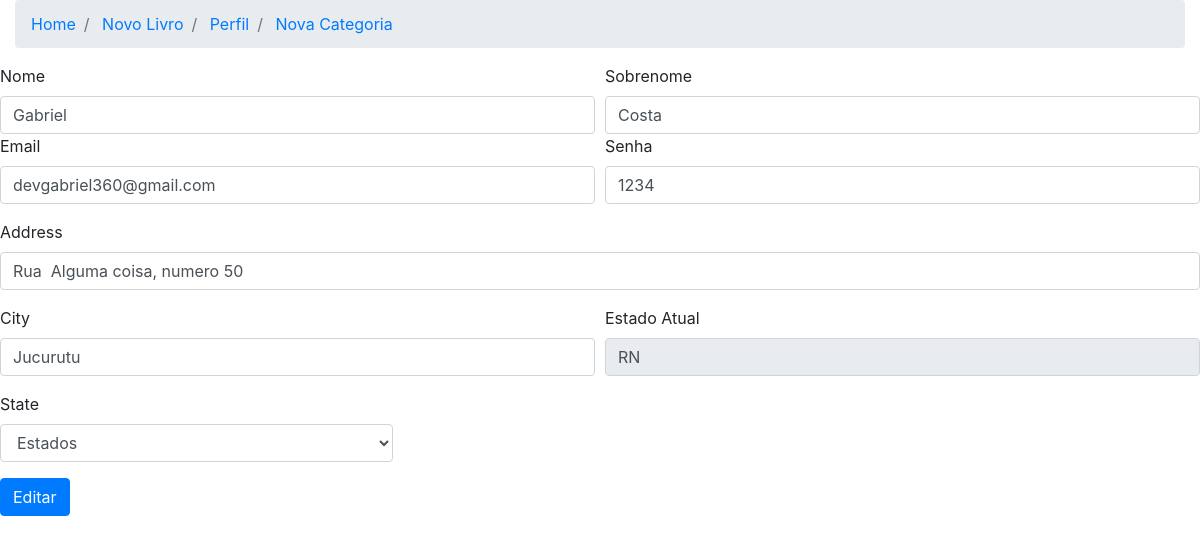
Screenshot of /livros/editarperfil/6 with the database file from the repository.
### livros/models.py (models this page shows, shortened)
class tb_user(models.Model):
	name=models.CharField(max_length=30)
	lastname=models.CharField(max_length=30)
	email=models.EmailField(max_length=30)
	password=models.CharField(max_length=30)
	address=models.TextField(max_length=30)
	city=models.CharField(max_length=30)
	state=models.CharField(max_length=30)
	fk=models.ManyToManyField("tb_book")

### livros/views.py (the view)
# urls.py: path('editarperfil/<int:id>',views.vieweditarperfil,name="editarperfil"),
def vieweditarperfil(request,id):
	perfil=tb_user.objects.get(pk=id)
	return render(request,'editarperfil.html',{'perfil':perfil})

### livros/templates/editarperfil.html (shortened to what this page needs)
<!DOCTYPE html>
<html>
<head>
	<link rel="stylesheet" href="https://cdn.jsdelivr.net/npm/bootstrap@4.3.1/dist/css/bootstrap.min.css">
</head>
<body>
<div class="container-fluid">
  <div class="row">
    <div class="col-md-12">
      <nav>
        <ol class="breadcrumb">
          <li class="breadcrumb-item">
            <a href="{%url 'livros:biblioteca'%}">Home</a>
          </li>
          <li class="breadcrumb-item">
            <a href="{% url 'livros:nvlivro' %}">Novo Livro</a>
          </li>
          <li class="breadcrumb-item active">
            <a href="{% url 'livros:perfil' %}">Perfil</a>
          </li>
          <li class="breadcrumb-item active">
            <a href="{% url 'livros:nvcategoria' %}">Nova Categoria</a>
          </li>
        </ol>
      </nav>
    </div>
  </div>
</div>
  <form method="POST" action="{% url 'livros:ediuser' perfil.id %}">
    <div class="form-row">
      <div class="col">
          <label for="inputName">Nome</label>
        <input type="text" class="form-control" placeholder="Nome" name="nome" value="{{perfil.name}}">
      </div>
      <div class="col">
          <label for="inputName">Sobrenome</label>
        <input type="text" class="form-control" value="{{perfil.lastname}}" placeholder="Sobrenome" name="sobrenome" >
      </div>
    </div>
  <div class="form-row">
    <div class="form-group col-md-6">
      <label for="inputEmail4">Email</label>
      <input type="email" class="form-control" id="inputEmail4" placeholder="Email" name="email" value="{{perfil.email}}">
    </div>
    <div class="form-group col-md-6">
      <label for="inputPassword4">Senha</label>
      <input type="text" class="form-control" id="inputPassword4" placeholder="Password" name="senha" value="{{perfil.password}}">
    </div>
  </div>
  <div class="form-group">
    <label for="inputAddress">Address</label>
    <input type="text" class="form-control" id="inputAddress" placeholder="1234 Main St" value="{{perfil.address}}" name="endereco">
  </div>
  <div class="form-row">
    <div class="form-group col-md-6">
      <label for="inputCity">City</label>
      <input type="text" class="form-control" id="inputCity" placeholder="Parnamirim" name="cidade" value="{{perfil.city}}">
    </div>
    <div class="form-group col-md-6">
      <label for="inputCity">Estado Atual</label>
      <input type="text" class="form-control" placeholder="Estado Atual" disabled value="{{perfil.state}}">
    </div>
    <div class="form-group col-md-4">
      <label for="inputState">State</label>
      <select name="estado" id="inputState" class="form-control">
        <option selected>Estados</option>
      </select>
    </div>
  </div>
  <button type="submit" class="btn btn-primary">Editar</button>
</form>
</body>
</html>

### rows the page displays
tb_user: nome "Gabriel", sobrenome "Costa", email "devgabriel360@gmail.com", senha "1234", endereco "Rua Alguma coisa, numero 50", cidade "Jucurutu", state "RN"
